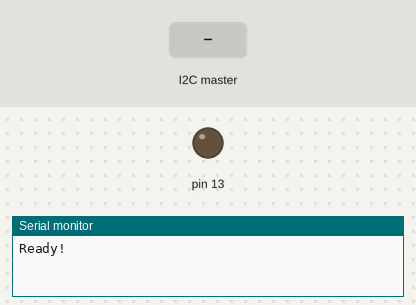
The sketch below on a simulated Arduino Uno, built with avr-gcc and run on an emulated ATmega328P. Parts: output pins drawn as LEDs (lit = HIGH), the last lines printed to the serial monitor. The test bench sets the inputs (shaded band).

Above: at 1.2 s.
1.3 s: the I2C master sends the byte 1
At 1.8 s:
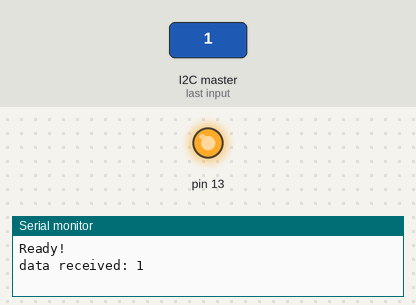
Timing chart, 0 to 4.3 s (numbered marks = the images above; inputs shaded):
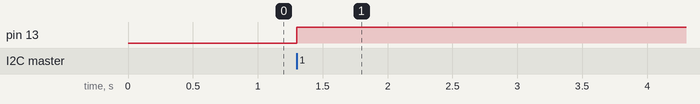

The sketch:

i2c_slave.ino
```cpp
#include <Wire.h>
//max 255
#define SLAVE_ADDRESS 0x05
int number = 0;
int state = 0;
int incomingByte = 0;
void setup() {
pinMode(13, OUTPUT);
Serial.begin(9600); // start serial for output
// initialize i2c as slave
Wire.begin(SLAVE_ADDRESS);

// define callbacks for i2c communication
Wire.onReceive(receiveData);
Wire.onRequest(sendData);

Serial.println("Ready!");
}

void loop() {
delay(100);
}

// callback for received data
void receiveData(int byteCount){

while(Wire.available()) {
number = Wire.read();
Serial.print("data received: ");
Serial.println(number);

if (number == 1){

if (state == 0){
digitalWrite(13, HIGH); // set the LED on
state = 1;
}
else{
digitalWrite(13, LOW); // set the LED off
state = 0;
}
}
}
}

// callback for sending data
void sendData(){
  Serial.println("napisz cos: ");
   if (Serial.available() > 0) {
                // read the incoming byte:
                incomingByte = Serial.read();

                // say what you got:
                Serial.print("wpisales: ");
                Serial.println(incomingByte);
                Wire.write(incomingByte);
        }

}
```

Measured:
- after the input at 1.3 s, pin 13: LOW → HIGH at once
